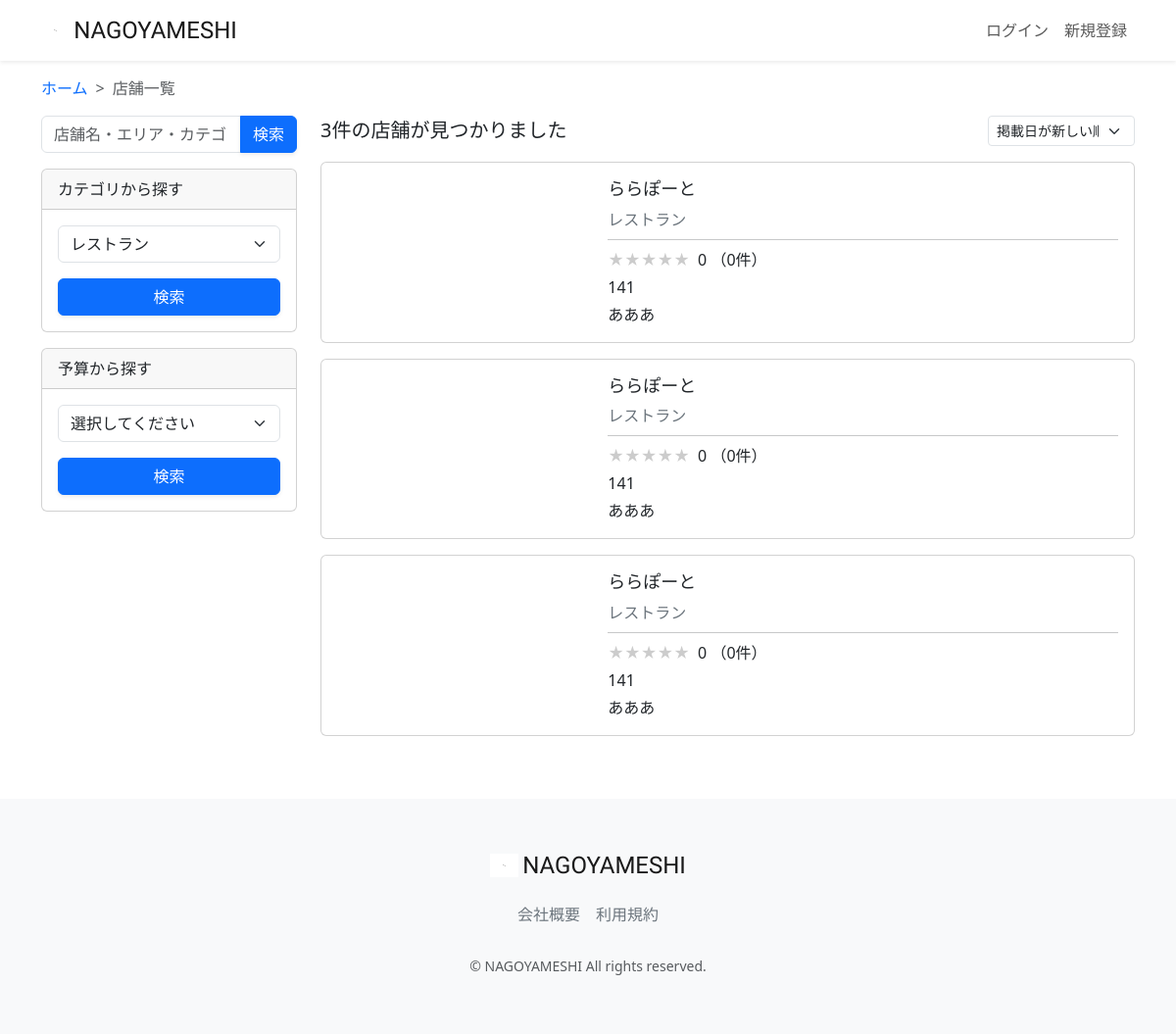
/restaurant-list/?category=レストラン&button_type=category, run on an earlier commit of the app's database.
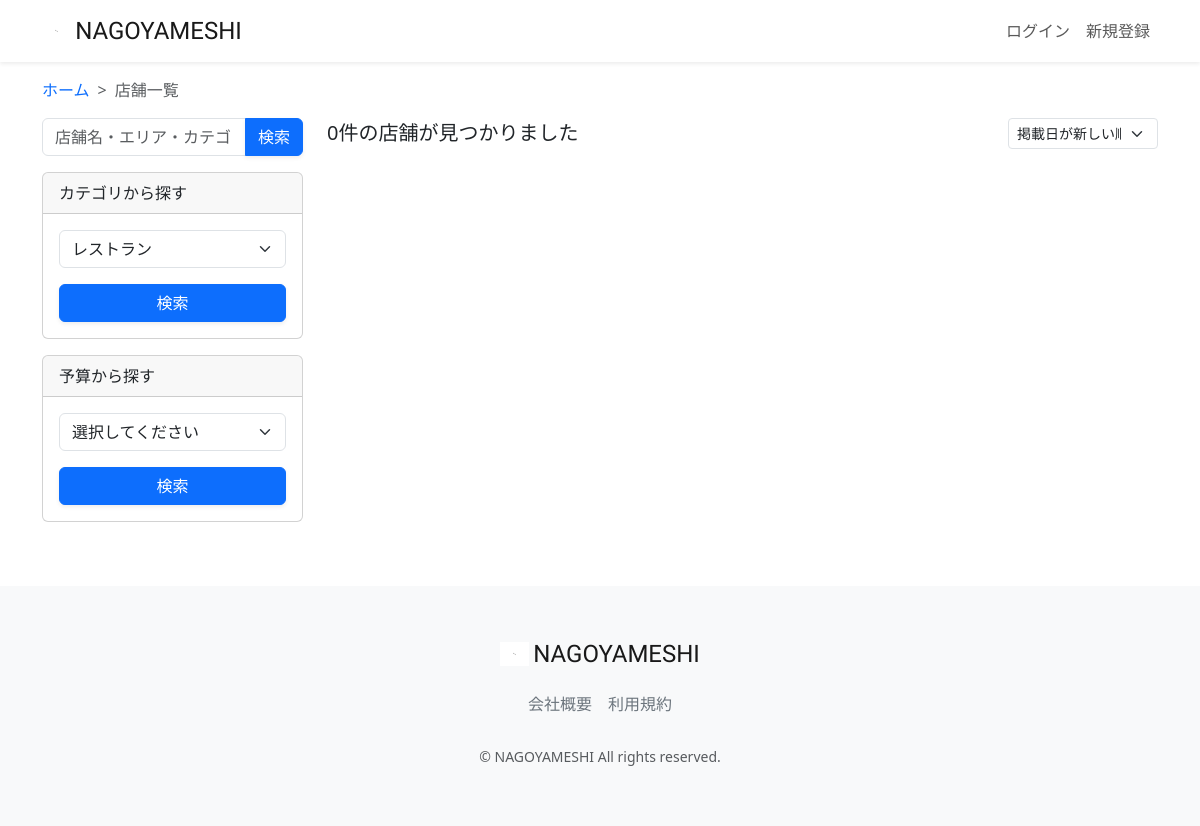
And on a later commit of the database.
### restaurant/models.py (models this page shows, shortened)
class Restaurant(models.Model):
    name = models.CharField(verbose_name='店舗名', max_length=64)
    description = models.CharField(verbose_name='説明', max_length=128)
    price = models.CharField(verbose_name='価格帯', max_length=32)
    zip_code = models.CharField(verbose_name='郵便番号', max_length=32)
    address = models.CharField(verbose_name='住所', max_length=128)
    business_time = models.CharField(verbose_name='営業時間', max_length=64)
    close_day_of_week = models.CharField(verbose_name='定休日', max_length=32)
    seats_number = models.CharField(verbose_name='座席数', max_length=32)
    category = models.ForeignKey(Category, verbose_name='カテゴリー', on_delete=models.PROTECT)
    rate = models.FloatField(verbose_name='レート', default=0.0)
    review_num = models.IntegerField(verbose_name='レビュー数', default=0)
    reservation_num = models.IntegerField(verbose_name='予約数', default=0)
    photo = models.ImageField(verbose_name='写真', blank=True, null=True)
    created_at = models.DateTimeField(verbose_name='作成日時', auto_now_add=True)
    updated_at = models.DateTimeField(verbose_name='更新日時', auto_now=True)
    class Meta:
        verbose_name_plural = 'Restaurant'

class Category(models.Model):
    name = models.CharField(verbose_name='カテゴリー名', max_length=64)
    photo = models.ImageField(verbose_name='写真', blank=True, null=True)
    class Meta:
        verbose_name_plural = 'Category'
    def __str__(self):
        return self.name

### restaurant/views.py (the view, shortened to what this page needs)
# urls.py: path("restaurant-list/", views.RestaurantListView.as_view(),name="restaurant_list"),
class RestaurantListView(generic.ListView):
    template_name = "restaurant_list.html"
    model = models.Restaurant
    def get_context_data(self, **kwargs):
        context = super(RestaurantListView, self).get_context_data(**kwargs)
        keyword = self.request.GET.get('keyword')
        category = self.request.GET.get('category')
        price = self.request.GET.get('price')
        select_sort = self.request.GET.get('select_sort')
        button_type = self.request.GET.get('button_type')
        keyword = keyword if keyword is not None else ''
        category = category if category is not None else ''
        price = price if price is not None else '0'
        select_sort = select_sort if select_sort is not None else '-created_at'
        self.request.session['select_sort'] = select_sort
        if button_type == 'keyword':
            self.request.session['keyword_session'] = keyword
            self.request.session['category_session'] = ''
            self.request.session['price_session'] = '0'
        elif button_type == 'category':
            self.request.session['category_session'] = category
            self.request.session['keyword_session'] = ''
            self.request.session['price_session'] = '0'
        elif button_type == 'price':
            self.request.session['price_session'] = price
            self.request.session['keyword_session'] = ''
            self.request.session['category_session'] = ''
        elif button_type == 'select_sort':
            self.request.session['select_sort'] = select_sort
        keyword_session = self.request.session.get('keyword_session')
        category_session = self.request.session.get('category_session')
        price_session = self.request.session.get('price_session')
        select_sort_session = self.request.session.get('select_sort')
        restaurant_list = models.Restaurant.objects.filter(
            Q(name__icontains=keyword_session) |
            Q(address__icontains=keyword_session) |
            Q(category__name__icontains=keyword_session)
        )
        restaurant_list = restaurant_list.filter(category__name__icontains=category_session)
        restaurant_list = restaurant_list.order_by(select_sort_session)
        category_list = models.Category.objects.all()
        average_rate_list = []
        average_rate_star_list = []
        rate_num_list = []
        for restaurant in restaurant_list:
            average_rate = models.Review.objects.filter(restaurant=restaurant).aggregate(Avg('rate'))
            average_rate = average_rate['rate__avg'] if average_rate['rate__avg'] is not None else 0
            average_rate_list.append(round(average_rate, 2))
            if average_rate % 1 == 0:
                average_rate = int(average_rate)
            else:
                average_rate = round(average_rate * 2) / 2
            average_rate_star_list.append(average_rate)
            rate_num = models.Review.objects.filter(restaurant=restaurant).count()
            rate_num_list.append(rate_num)
        context.update({
            'category_list': category_list,
            'keyword_session': keyword_session,
            'category_session': category_session,
            'price_session': price_session,
            'select_sort_session': select_sort_session,
            'restaurant_list': zip(restaurant_list, average_rate_list, average_rate_star_list, rate_num_list),
            'search_num': len(restaurant_list),
        })
        return context

### restaurant/templates/restaurant/restaurant_list.html (shortened to what this page needs)
{% extends "layout/base.html" %}
{% load static %}
{% block content %}
<main>
    <div class="container nagoyameshi-container pb-5">
        <div class="row justify-content-center">
            <nav class="my-3" style="--bs-breadcrumb-divider: '>';" aria-label="breadcrumb">
                <ol class="breadcrumb mb-0">
                    <li class="breadcrumb-item"><a href="{% url 'top_page' %}">ホーム</a></li>
                    <li class="breadcrumb-item active" aria-current="page">店舗一覧</li>
                </ol>
            </nav>
            <div class="col-xl-3 col-lg-4 col-md-12">
                <form method="GET" class="w-100 mb-3">
                    <div class="input-group">
                        <input type="text" class="form-control" placeholder="店舗名・エリア・カテゴリ" name="keyword" value="{% if keyword_session %}{{ keyword_session }}{% else %}""{% endif %}">
                        <button type="submit" class="btn btn-primary text-white shadow-sm">検索</button>
                    </div>
                </form>
                <div class="card mb-3">
                    <div class="card-header">カテゴリから探す</div>
                    <div class="card-body">
                        <form method="GET" class="w-100">
                            <div class="form-group mb-3">
                                <select class="form-control form-select" name="category" required>
                                    {% for category in category_list %}
                                    <option value="{{ category.name }}" {% if category_session == category.name %}selected{% endif %}>{{ category.name }}</option>
                                    {% endfor %}
                                </select>
                            </div>
                            <div class="form-group">
                                <button type="submit" class="btn btn-primary text-white shadow-sm w-100">検索</button>
                            </div>
                        </form>
                    </div>
                </div>
                <div class="card mb-3">
                    <div class="card-header">予算から探す</div>
                    <div class="card-body">
                        <form method="GET" class="w-100">
                            <div class="form-group mb-3">
                                <select class="form-control form-select" name="price" required>
                                    <option value="">選択してください</option>
                                </select>
                            </div>
                            <div class="form-group">
                                <button type="submit" class="btn btn-primary text-white shadow-sm w-100">検索</button>
                            </div>
                        </form>
                    </div>
                </div>
            </div>
            <div class="col">
                <div class="d-flex justify-content-between flex-wrap">
                    <p class="fs-5 mb-3">{{ search_num }}件の店舗が見つかりました </p>
                    <form method="GET" class="mb-3 sort-box">
                        <select class="form-select form-select-sm" name="select_sort" aria-label=".form-select-sm example" onChange="this.form.submit();">
                            <option value="-created_at" {% if select_sort_session == "-created_at" %}selected{% endif %}>掲載日が新しい順</option>
                        </select>
                    </form>
                </div>
                {% for restaurant, rate, rate_star, rate_num in restaurant_list %}
                <div class="mb-3">
                    <a href="{% url 'restaurant_detail' restaurant.id %}" class="link-dark card-link">
                        <div class="card h-100">
                            <div class="row g-0">
                                <div class="col-md-4">
                                </div>
                                <div class="col-md-8">
                                    <div class="card-body">
                                        <h3 class="card-title">{{ restaurant.name }}</h3>
                                        <div class="col d-flex text-secondary">
                                            <div>{{ restaurant.category }}</div>
                                        </div>
                                        <hr class="my-2">
                                        <p class="mb-1">
                                            <span class="star-rating me-1" data-rate="{{ rate_star }}"></span>
                                            {{ rate }} （{{ rate_num }}件）
                                        </p>
                                        <div class="mb-1">
                                            <span>{{ restaurant.price }}</span>
                                        </div>
                                        <p class="card-text">{{ restaurant.description }}</p>
                                    </div>
                                </div>
                            </div>
                        </div>
                    </a>
                </div>
                {% endfor %}
            </div>
        </div>
    </div>
</main>
{% endblock %}

### restaurant/templates/layout/base.html (shortened to what this page needs)
{% load static %}
<!DOCTYPE html>
<html lang="ja">
<head>
    <link href="https://cdn.jsdelivr.net/npm/bootstrap@5.3.3/dist/css/bootstrap.min.css" rel="stylesheet"
>
    <link href="{% static 'css/nagoyameshi.css' %}" rel="stylesheet">
</head>
<body>
<div id="app" class="wrapper">
    <nav class="navbar navbar-expand-md navbar-light bg-white shadow-sm">
        <div class="container nagoyameshi-container">
            <a class="navbar-brand app-name" href="{% url 'top_page' %}">
                <div class="d-flex align-items-center">
                    <img class="nagoyameshi-logo me-1" src="{% static 'images/logo/logo.svg' %}" alt="nagoyameshi">
                    NAGOYAMESHI
                </div>
            </a>
            <div class="collapse navbar-collapse" id="navbarSupportedContent">
                <ul class="navbar-nav ms-auto">
                    {% if user.is_subscribed %}
                        <li class="nav-item dropdown">
                            <a id="navbarDropdown" class="nav-link dropdown-toggle" href="#" role="button"
                               data-bs-toggle="dropdown" aria-haspopup="true" aria-expanded="false" v-pre>
                                {{ user.user_name }}
                            </a>
                            <div class="dropdown-menu dropdown-menu-end" aria-labelledby="navbarDropdown">
                                <a class="dropdown-item"  href="{% url 'user_detail' user.id %}">会員情報</a>
                                <a class="dropdown-item"  href="{% url 'reservation_list' %}">予約一覧</a>
                                <a class="dropdown-item"  href="{% url 'favorite_list' %}">お気に入り一覧</a>
                                <a class="dropdown-item"  href="{% url 'subscribe_payment' %}">お支払い方法</a>
                                <a class="dropdown-item"  href="{% url 'subscribe_cancel' %}">有料プラン解約</a>
                                <div class="dropdown-divider"></div>
                                {% if user.is_staff %}
                                <a class="dropdown-item" href="{% url 'restaurant_manage_list' %}">サイト管理</a>
                                <div class="dropdown-divider"></div>
                                {% endif %}
                                <a class="dropdown-item" href="{% url 'account_logout' %}">ログアウト</a>
                            </div>
                        </li>
                    {% else %}
                        {% if user.is_authenticated %}
                            <li class="nav-item dropdown">
                                <a id="navbarDropdown" class="nav-link dropdown-toggle" href="#" role="button"
                                   data-bs-toggle="dropdown" aria-haspopup="true" aria-expanded="false" v-pre>
                                    {{ user.user_name }}
                                </a>
                                <div class="dropdown-menu dropdown-menu-end" aria-labelledby="navbarDropdown">
                                    <a class="dropdown-item" href="{% url 'user_detail' user.id %}">会員情報</a>
                                    <a class="dropdown-item" href="{% url 'subscribe_register' %}">有料プラン登録</a>
                                    <div class="dropdown-divider"></div>
                                    {% if user.is_staff %}
                                    <a class="dropdown-item" href="{% url 'restaurant_manage_list' %}">サイト管理</a>
                                    <div class="dropdown-divider"></div>
                                    {% endif %}
                                    <a class="dropdown-item" href="{% url 'account_logout' %}">ログアウト</a>
                                </div>
                            </li>
                        {% else %}
                            <li class="nav-item">
                                <a class="nav-link" href="{% url 'account_login' %}">ログイン</a>
                            </li>
                            <li class="nav-item">
                                <a class="nav-link" href="{% url 'account_signup' %}">新規登録</a>
                            </li>
                        {% endif %}
                    {% endif %}
                </ul>
            </div>
        </div>
    </nav>
    {% block content %}{% endblock %}
    <footer class="bg-light">
        <div class="d-flex justify-content-center footer-logo">
            <a class="navbar-brand app-name" href="{% url 'top_page' %}">
                <div class="d-flex align-items-center">
                    <img class="nagoyameshi-logo me-1" src="{% static 'images/logo/logo.svg' %}" alt="nagoyameshi">
                    NAGOYAMESHI
                </div>
            </a>
        </div>
        <div class="d-flex justify-content-center footer-link">
            <a href="{% url 'company_page' %}" class="link-secondary me-3">会社概要</a>
            <a href="{% url 'terms_page' %}" class="link-secondary">利用規約</a>
        </div>
        <p class="text-center text-muted small mb-0">&copy; NAGOYAMESHI All rights reserved.</p>
    </footer>
</div>
</body>
</html>

### static/css/nagoyameshi.css (style rules this page uses)
.wrapper { min-height: 100vh; position: relative; padding-bottom: 240px; box-sizing: border-box; }
.nagoyameshi-logo { height: 24px; }
.app-name { font-family: 'Carter One', cursive; font-size: 24px; color: #191919; }
footer { width: 100%; height: 240px; position: absolute; bottom: 0; padding: 50px 15px; }
.footer-logo { margin-bottom: 20px; }
.footer-link { margin-bottom: 30px; }
a { text-decoration: none !important; }
.sort-box { width: 150px; }

What changed in the data, as far as the page shows it:
removed Restaurant: name "ららぽーと", category "レストラン", rate "0", rate_num "0", price "141", description "あああ"
removed Restaurant: name "ららぽーと", category "レストラン", rate "0", rate_num "0", price "141", description "あああ"
removed Restaurant: name "ららぽーと", category "レストラン", rate "0", rate_num "0", price "141", description "あああ"
Also different on the page:
{{ search_num }}: "3" → "0"
